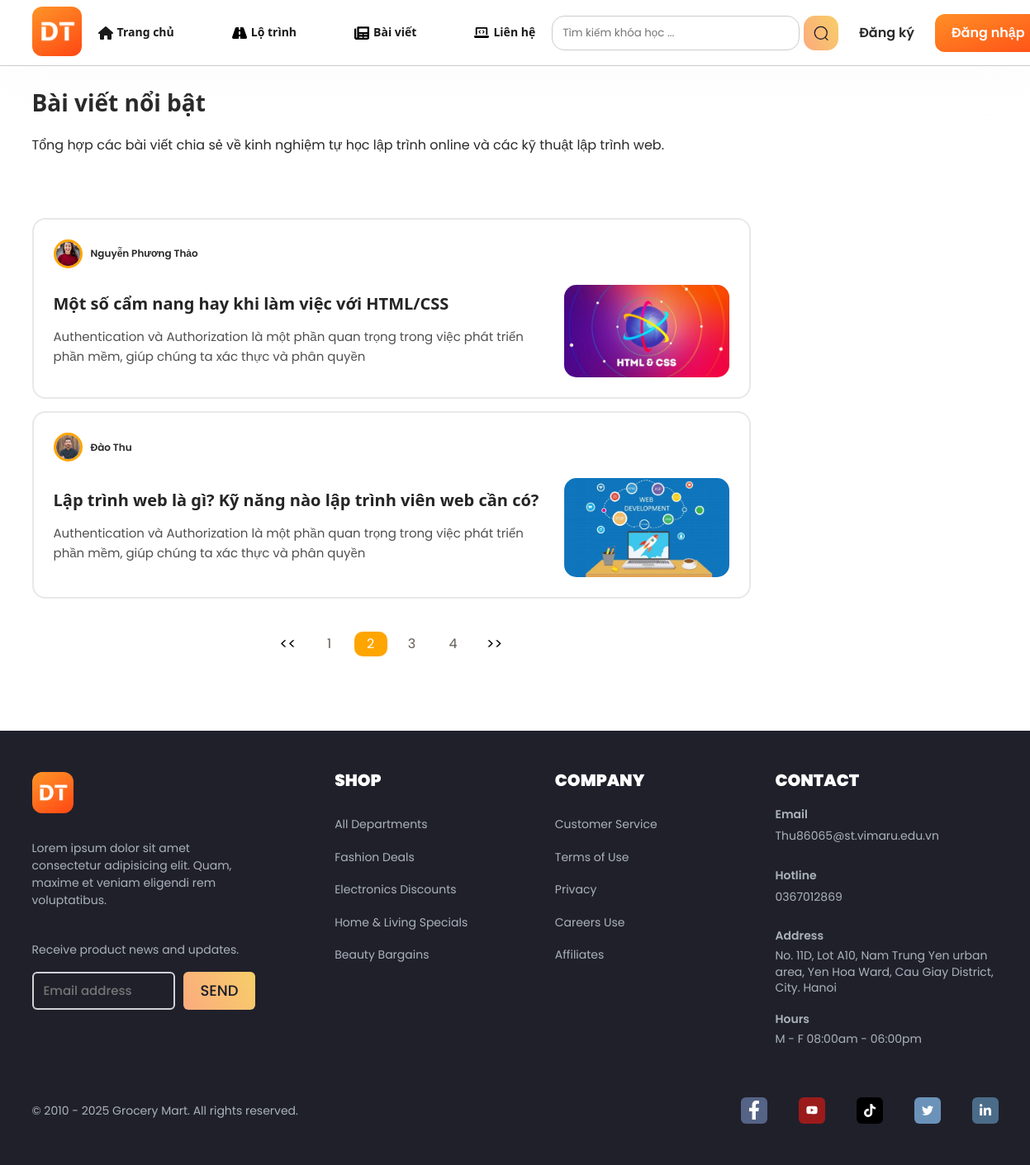
The page /?module=blog&action=lists&page=2 on the database its author committed.
### tables this page shows
CREATE TABLE `blog` (
  `id` int(11) NOT NULL,
  `title` varchar(200) DEFAULT NULL,
  `user_id` int(11) DEFAULT 0,
  `student_id` int(11) DEFAULT NULL,
  `content` text DEFAULT NULL,
  `thumbnail` varchar(100) DEFAULT NULL,
  `status` int(11) DEFAULT 0,
  `create_at` datetime DEFAULT NULL,
  `update_at` datetime DEFAULT NULL
);

CREATE TABLE `student` (
  `id` int(11) NOT NULL,
  `thumbnail` varchar(200) DEFAULT '/education/uploads/images/avatar2.jpg',
  `fullname` varchar(50) DEFAULT NULL,
  `email` varchar(50) DEFAULT NULL,
  `phone` varchar(20) DEFAULT NULL,
  `password` varchar(200) DEFAULT NULL,
  `forget_token` varchar(100) DEFAULT NULL,
  `create_at` datetime DEFAULT NULL,
  `update_at` datetime DEFAULT NULL
);

### includes/database.php (called while the page is built, shortened)
<?php
function query($sql, $data=[], $statementStatus=false){
    global $conn;
    $query = false;
    try{
        $statement = $conn->prepare($sql);
        if (empty($data)){
            $query = $statement->execute();
        }else{
            $query = $statement->execute($data);
        }
    }catch (Exception $exception){
        require_once 'modules/errors/database.php';
        die();
    }
    if ($statementStatus && $query){
        return $statement;
    }
    return $query;
}
function getRaw($sql){
    $statement = query($sql, [], true);
    if (is_object($statement)){
        $dataFetch = $statement->fetchAll(PDO::FETCH_ASSOC);
        return $dataFetch;
    }
    return false;
}
function getRows($sql){
    $statement = query($sql, [], true);
    if (!empty($statement)){
        return $statement->rowCount();
    }
}

### modules/blog/lists.php (the view, shortened to what this page needs)
<?php
$data = [
    'pageTitle' => 'Danh sách bài viết'
];
$checkLogin = isLoginStudent();
    if(empty($checkLogin)) {
        layout('header', 'client', $data);
    }
$allBlog = getRows("SELECT id FROM blog");
$perPage = 2;
$maxPage = ceil($allBlog / $perPage);
if(!empty(getBody()['page'])) {
    $page = getBody()['page'];
}else {
    $page = 1;
}
$offset = ($page - 1) * $perPage;
$listblog = getRaw("SELECT blog.id, title, blog.thumbnail, blog.create_at, student.thumbnail as avatar, fullname, blog.status FROM blog INNER JOIN student ON blog.student_id = student.id WHERE blog.status = 1 ORDER BY blog.create_at DESC LIMIT $offset, $perPage");
$queryString = null;
if (!empty($_SERVER['QUERY_STRING'])) {
    $queryString = $_SERVER['QUERY_STRING'];
    $queryString = str_replace('module=blog','', $queryString);
    $queryString = str_replace('&page='.$page, '', $queryString);
    $queryString = trim($queryString, '&');
    $queryString = '&'.$queryString;
}
?>
            <div class="container">
                <section class="blog-pages">
                    <h1 class="heading-lv1">Bài viết nổi bật</h1>
                    <p class="all-desc">Tổng hợp các bài viết chia sẻ về kinh nghiệm tự học lập trình online và các kỹ thuật lập trình web.</p>
                    <div class="row blog-pages__body">
                        <div class="col-lg-9 col-md-12 col-12">
                            <div class="blog-inner__left">
                                <?php foreach($listblog as $item): ?>
                                    <div class="blog-pages-item">
                                        <div class="blog-pages-item__info">
                                            <img src="<?php echo $item['avatar'] ?>" class="blog-pages-item__info-avatar" alt="">
                                            <span class="blog-pages-item__info-name"><?php echo $item['fullname'] ?></span>
                                        </div>
                                        <div class="blog-pages-item__media">
                                            <div class="blog-pages-item__author">
                                                <a href="<?php echo _WEB_HOST_ROOT.'?module=blog&action=detail&id='.$item['id']; ?>"><h2 class="heading-lv2 blog-pages-item__title"><?php echo $item['title'] ?></h2></a>
                                                <p class="blog-pages-item__desc desc-wrap">Authentication và Authorization là một phần quan trọng trong việc phát triển phần mềm, giúp chúng ta xác thực và phân quyền</p>
                                            </div>
                                            <div class="blog-pages-item__thumb">
                                                <a href="<?php echo _WEB_HOST_ROOT.'?module=blog&action=detail&id='.$item['id']; ?>">
                                                    <img src="<?php echo $item['thumbnail'] ?>" class="blog-pages-item-image" alt="">
                                                </a>
                                            </div>
                                        </div>
                                    </div>
                                <?php endforeach; ?>
                <nav>
                    <ul class="pagination">
                        <?php
                            if($page > 1) {
                                $prePage = $page - 1;
                            echo '<li class="pagination-item"><a class="pagination-item__link" href="'._WEB_HOST_ROOT.'/?module=blog'.$queryString. '&page='.$prePage.'"><i class="pagination-item__icon"> << </i></a></li>';
                            }
                        ?>
                        <?php
                            $begin = $page - 5;
                            $end = $page + 5;
                            if($begin < 1) {
                                $begin = 1;
                            }
                            if($end > $maxPage) {
                                $end = $maxPage;
                            }
                            for($index = $begin; $index <= $end; $index++){  ?>
                        <li class="pagination-item <?php echo ($index == $page) ? 'pagination-item__active' : false; ?> ">
                            <a class="pagination-item__link" href="<?php echo _WEB_HOST_ROOT.'?module=blog'.$queryString.'&page='.$index;  ?>"> <?php echo $index;?> </a>
                        </li>
                        <?php  } ?>
                        <?php
                            if($page < $maxPage) {
                                $nextPage = $page + 1;
                                echo '<li class="pagination-item"><a class="pagination-item__link" href="'._WEB_HOST_ROOT.'?module=blog'.$queryString.'&page='.$nextPage.'"><i class="pagination-item__icon"> >> </i></a></li>';
                            }
                        ?>
                    </ul>
                </nav>
                            </div>
                        </div>
                    </div>
                </section>
            </div>

### templates/client/assets/css/grid_system.css (style rules this page uses)
.container, .container-fluid { --column-size: 12; --spacer: 10px; width: 100%; margin-left: auto; margin-right: auto; padding-left: calc(var(--spacer) / 2); padding-right: calc(var(--spacer) / 2); }
.row { display: flex; flex-wrap: wrap; margin-left: calc(-1 * var(--spacer) / 2); margin-right: calc(-1 * var(--spacer) / 2); }
.col, .row[class*="row-cols-"] > *, .row > [class*="col-"] { padding-left: calc(var(--spacer) / 2); padding-right: calc(var(--spacer) / 2); }
.row[class*="row-cols-"] > *, .row > [class*="col-"] { flex: 0 0 auto; }
.row > [class*="col-"] { width: calc(100% / var(--column-size) * var(--column-number)); }
.col-12 { --column-number: 12; }
@media (min-width: 576px) { .container { --spacer: 24px; max-width: 540px; } }
@media (min-width: 768px) { .container { max-width: 720px; } }
@media (min-width: 768px) { .col-md-12 { --column-number: 12; } }
@media (min-width: 992px) { .container { --spacer: 30px; max-width: 960px; } }
@media (min-width: 992px) { .col-lg-9 { --column-number: 9; } }
@media (min-width: 1200px) { .container { max-width: 1170px; } }

### templates/client/assets/css/style.css (style rules this page uses)
html { font-size: 62.5%; scroll-behavior: smooth; }
body { font-size: 1.6rem; font-family: "Poppins", sans-serif; }
:root { --line-clamp: 1; --font-family: "Segoe UI", Tahoma, Geneva, Verdana, sans-serif; }
a { color: inherit; text-decoration: none; }
.heading-lv1 { color: #242424; font-size: 2.8rem; font-family: var(--font-family); font-weight: 900; }
.heading-lv2 { color: #242424; font-size: 2rem; font-weight: 900; font-family: var(--font-family); padding-bottom: 14px; }
.all-desc { max-width: 975px; word-wrap: break-word; color: #292929; margin: 25px 0; line-height: 1.6; }
.container { padding: 0; }
.blog-pages { padding: 30px 0; }
.blog-pages__body { margin-top: 60px; }
.blog-pages-item { margin-top: 15px; border: 2px solid #e8e8e8; border-radius: 16px; padding: 24px; }
.blog-pages-item__info { display: flex; align-items: center; gap: 10px; }
.blog-pages-item__info-avatar { width: 35px; height: 35px; border-radius: 50%; object-fit: cover; border: 3px solid orange; }
.blog-pages-item__info-name { color: #292929; font-size: 1.2rem; font-weight: 600; }
.blog-pages-item__media { display: flex; align-items: center; justify-content: space-between; margin-top: 20px; }
.blog-pages-item__author { padding-right: 20px; }
.blog-pages-item__title { font-weight: 700; }
.blog-pages-item__desc { color: #505050; font-size: 1.5rem; line-height: 1.6; margin-top: 4px; }
.blog-pages-item-image { background: #ebebeb; border-radius: 15px; color: #757575; display: block; font-size: 1.4rem; line-height: 1.8; max-height: 120px; object-fit: cover; overflow: hidden; text-align: center; width: 200px; }
.pagination { display: flex; column-gap: 10px; align-items: center; justify-content: center; list-style: none; margin-top: 40px; }
.pagination-item__link { display: block; text-decoration: none; font-size: 1.6rem; color: #5f5b53; min-width: 40px; height: 30px; line-height: 30px; text-align: center; border-radius: 10px; }
.pagination-item__icon { color: #000; font-size: 1.8rem; font-weight: 400; }
.pagination-item__active .pagination-item__link { color: #fff; background-color: orange; }

### templates/client/assets/css/responsive.css (style rules this page uses)
* { margin: 0; padding: 0; box-sizing: border-box; }

### rows shown on the page
blog: student.thumbnail (picture), student.fullname "Nguyễn Phương Thảo", title "Một số cẩm nang hay khi làm việc với HTML/CSS", thumbnail (picture)
blog: student.thumbnail (picture), student.fullname "Đào Thu", title "Lập trình web là gì? Kỹ năng nào lập trình viên web cần có?", thumbnail (picture)
